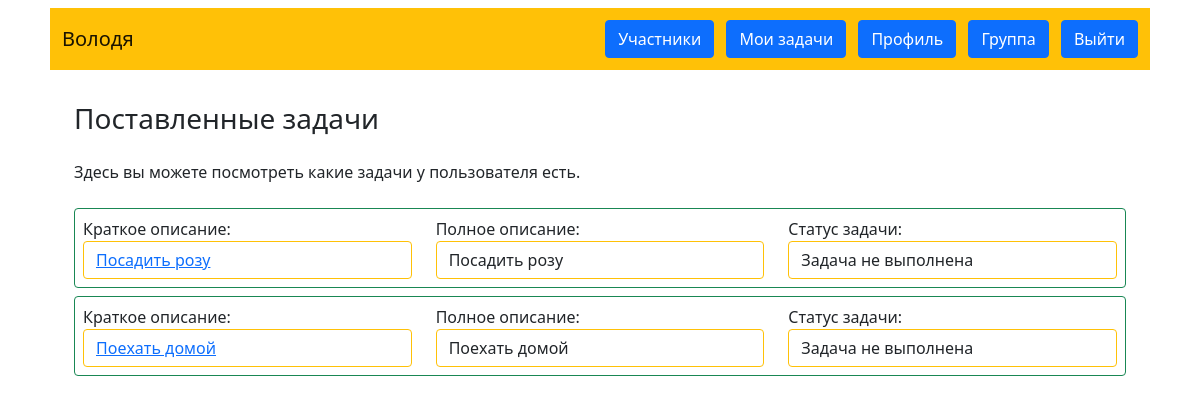
The page /list_tasks/peter@mail.ru (signed in) on the database its author committed.
### data/users.py (models this page shows, shortened)
class User(SqlAlchemyBase, UserMixin, SerializerMixin):
    __tablename__ = 'Users'
    id = sqlalchemy.Column(sqlalchemy.Integer,
                           primary_key=True, autoincrement=True)
    login = sqlalchemy.Column(sqlalchemy.String, unique=True, nullable=False)
    group = sqlalchemy.Column(sqlalchemy.Integer,
                              sqlalchemy.ForeignKey("Groups.id"))
    email = sqlalchemy.Column(sqlalchemy.String,
                              index=True, unique=True, nullable=False)
    password = sqlalchemy.Column(sqlalchemy.String, nullable=True)

class Task(SqlAlchemyBase, UserMixin, SerializerMixin):
    __tablename__ = 'Tasks'
    id = sqlalchemy.Column(sqlalchemy.Integer,
                           primary_key=True, autoincrement=True)
    user_id = sqlalchemy.Column(sqlalchemy.Integer,
                                sqlalchemy.ForeignKey("Users.id"))
    author_id = sqlalchemy.Column(sqlalchemy.Integer,
                                  sqlalchemy.ForeignKey("Users.id"))
    group_id = sqlalchemy.Column(sqlalchemy.Integer,
                                 sqlalchemy.ForeignKey("Groups.id"))
    short_task = sqlalchemy.Column(sqlalchemy.String, nullable=False)
    detail_task = sqlalchemy.Column(sqlalchemy.String, unique=False)
    completed = sqlalchemy.Column(sqlalchemy.Boolean)

### main.py (the view)
@app.route('/list_tasks/<email>', methods=['GET'])
@login_required
def list_tasks(email):
    db_sess = db_session.create_session()
    task_list = []
    user = db_sess.query(User).filter(User.email == email).first()
    tasks = db_sess.query(Task).filter(Task.user_id == user.id).all()
    if tasks:
        for row in tasks:
            short_task = row.short_task
            detail_task = row.detail_task
            completed = row.completed
            if completed:
                completed = 'Задача выполнена'
            else:
                completed = 'Задача не выполнена'
            cor = (short_task, detail_task, completed, row.id)
            task_list.append(cor)
        return render_template('list_tasks.html', tasks=task_list)
    return render_template('list_tasks.html', tasks=task_list, message='У пользователя нет задач')

### data/db_session.py (called while the page is built)
def create_session() -> Session:
    global __factory
    return __factory()

### main.py (called while the page is built)
@login_manager.user_loader
def load_user(user_id):
    db_sess = db_session.create_session()
    return db_sess.query(User).get(user_id)

### templates/list_tasks.html (shortened to what this page needs)
{% extends "base.html" %}
{% block content %}
<h3>Поставленные задачи</h3>
<p class="my-3 my-md-4">Здесь вы можете посмотреть какие задачи у пользователя есть.</p>
    {% if tasks %}
        {% for descr in tasks%}
        <div class="my-2 p-2 border rounded border-success">
            <div class="m4 row justify-content-around">
                <div class="col-12 col-md-4">
                    <div>Краткое описание:</div>
                    <div class="form-control border border-warning"><a href="/user_task/{{ descr[3] }}">{{ descr[0] }}</a></div>
                </div>
                <div class="col-12 col-md-4">
                    <div>Полное описание:</div>
                    <div class="form-control border border-warning">{{ descr[1] }}</div>
                </div>
                <div class="col-12 col-md-4">
                    <div>Статус задачи:</div>
                    <div class="form-control border border-warning">{{ descr[2] }}</div>
                </div>
            </div>
        </div>
        {% endfor %}
    {% endif %}
{% endblock %}

### templates/base.html (shortened to what this page needs)
<!doctype html>
<html lang="ru" xmlns="http://www.w3.org/1999/html">
<head>
    <link href="https://cdn.jsdelivr.net/npm/bootstrap@5.1.3/dist/css/bootstrap.min.css" rel="stylesheet"
>
</head>
<body>
<header class="container">
    <nav class="m-2 p-2 navbar navbar-light bg-warning">
        <div><a class="m-1 navbar-brand" href="/index">{{ current_user.login }}</a></div>
        {% if current_user.is_authenticated %}
        <div>
            <a class="m-1 btn btn-primary " href="/members/{{ current_user.group }}">Участники</a>
            <a class="m-1 btn btn-primary " href="/my_tasks">Мои задачи</a>
            <a class="m-1 btn btn-primary " href="/profile">Профиль</a>
            <a class="m-1 btn btn-primary" href="/my_groups">Группа</a>
            <a class="m-1 btn btn-primary" href="/logout">Выйти</a></div>
        {% else %}
        <div>
            <a class="m-1 btn btn-primary " href="/register">Зарегистрироваться</a>
            <a class="m-1 btn btn-success" href="/login">Войти</a>
        </div>
        {% endif %}
    </nav>
</header>
<main role="main" class="container">
    <div class="p-3 m-3">
        {% block content %}{% endblock %}
    </div>
</main>
</body>
</html>

### rows shown on the page
User: login "Володя"
Task: short_task "Посадить розу", detail_task "Посадить розу", descr "Задача не выполнена"
Task: short_task "Поехать домой", detail_task "Поехать домой", descr "Задача не выполнена"
